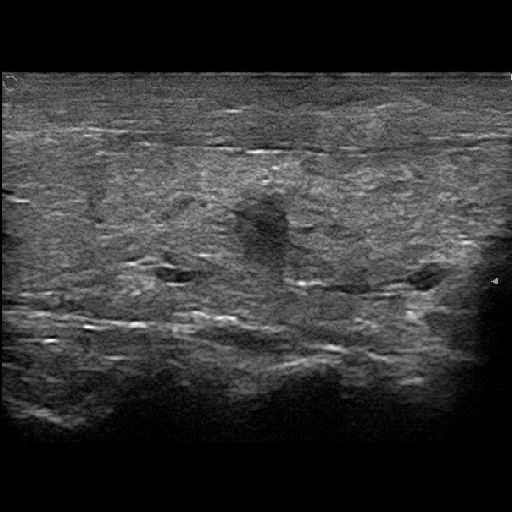
#> input picture tcdata/train/img/img_0030_0000.png, 512 x 512 px, found by its file name; its folder holds only this picture in this run
$ python png2nii.py
#> lines starting #> are read from the running program, lines starting #| are printed output that depends on the picture; after the words box and inside, x2 and y2 are one past the last pixel; in counts of white or black regions, pixels touching at a corner belong together
from pathlib import Path
import cv2
import numpy as np
import SimpleITK as sitk
import pandas as pd


if __name__ == '__main__':

    ############################################################################
    dataset_name = 'thyroid'  # 数据集名称，随意命名

    imag_dir = '/tcdata/train/img/'  # 数据路径
    mask_dir = '/tcdata/train/label/'
    test_dir = '/tcdata/test/img/'
    ############################################################################

    imag_save_dir = '/app/nnUNet/data/nnUNet_raw/Dataset000_%s/imagesTr/' % dataset_name  # 保存路径
    mask_save_dir = '/app/nnUNet/data/nnUNet_raw/Dataset000_%s/labelsTr/' % dataset_name

    Path(imag_save_dir).mkdir(parents=True, exist_ok=True)
    Path(mask_save_dir).mkdir(parents=True, exist_ok=True)

    imag_list = Path(imag_dir).glob('*.png')

    n = 0
    for f in imag_list:
        base_name = f.stem
        imag = cv2.imread('%s/%s.png' % (imag_dir, base_name), cv2.IMREAD_GRAYSCALE)
#> imag is the input picture: shape (512, 512); min 0, max 255, mean 53.1
        mask = cv2.imread('%s/%s.png' % (mask_dir, base_name), cv2.IMREAD_GRAYSCALE)
        mask = mask != 0  # 背景 0，结节 1
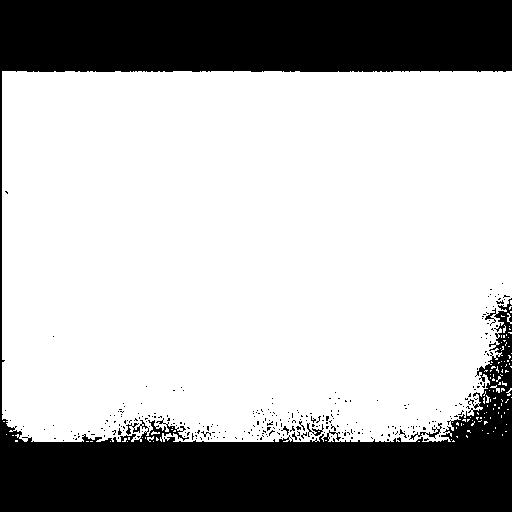
#> mask: shape (512, 512) bool; 69.8% white; 292 black regions (287 under 20 px), largest, box (x1, y1, x2, y2) and area: (0, 0, 512, 512) 78077, (409, 423, 442, 440) 108, (307, 423, 324, 437) 74, (281, 426, 289, 435) 24, (399, 429, 407, 438) 20
        mask = mask.astype(np.uint8)
#> (the run stopped early here; a loop or call above may not have finished)

$ run again, on tcdata/train/img/img_0526_0000.png
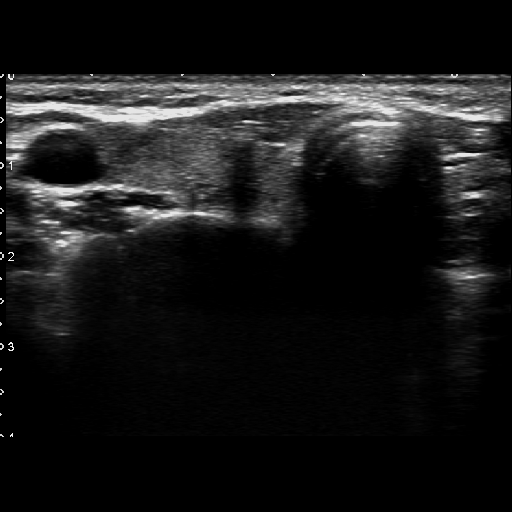
#> input picture tcdata/train/img/img_0526_0000.png, 512 x 512 px, found by its file name
#> imag is the input picture: shape (512, 512); min 0, max 238, mean 24.4
#> `mask = mask != 0`:
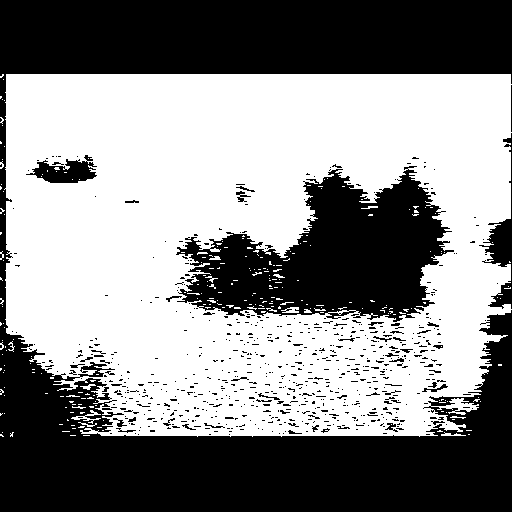
#> mask: shape (512, 512) bool; 54.2% white; 686 black regions (643 under 20 px), largest, box (x1, y1, x2, y2) and area: (0, 0, 512, 512) 89891, (176, 166, 454, 322) 23601, (479, 133, 512, 309) 1442

$ run again, on tcdata/train/img/img_0553_0000.png
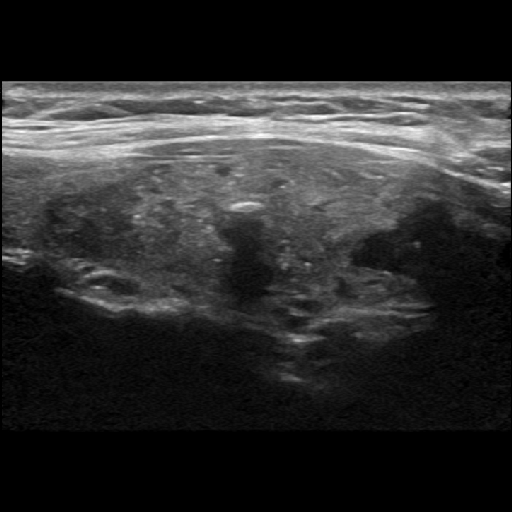
#> input picture tcdata/train/img/img_0553_0000.png, 512 x 512 px, found by its file name
#> imag is the input picture: shape (512, 512); min 0, max 255, mean 44.7
#> `mask = mask != 0`:
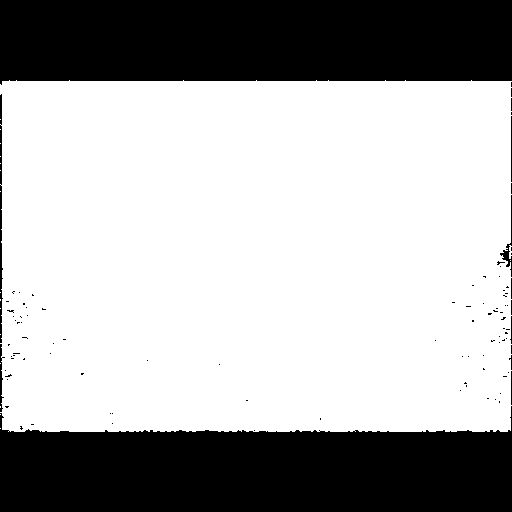
#> mask: shape (512, 512) bool; 67.9% white; 100 black regions (91 under 20 px), largest, box (x1, y1, x2, y2) and area: (0, 0, 512, 85) 41469, (0, 406, 512, 512) 41298, (0, 94, 3, 343) 477

$ run again, on tcdata/train/img/img_0612_0000.png
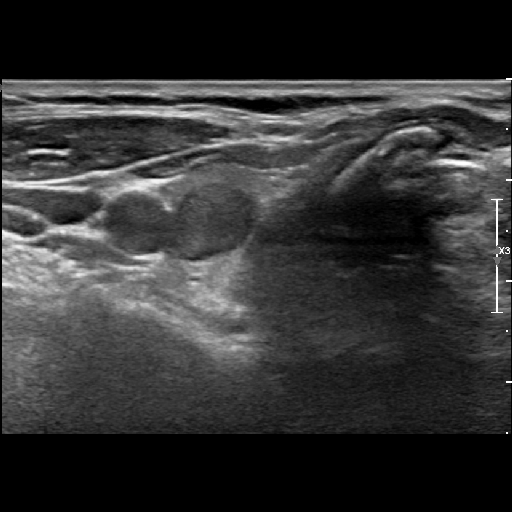
#> input picture tcdata/train/img/img_0612_0000.png, 512 x 512 px, found by its file name
#> imag is the input picture: shape (512, 512); min 0, max 255, mean 50.6
#> `mask = mask != 0`:
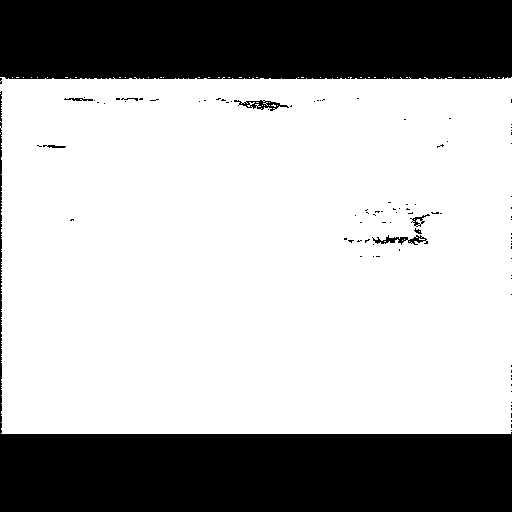
#> mask: shape (512, 512) bool; 68.8% white; 97 black regions (88 under 20 px), largest, box (x1, y1, x2, y2) and area: (0, 91, 512, 512) 40521, (0, 0, 512, 79) 40269, (234, 100, 289, 111) 237

$ run again, on tcdata/train/img/img_0200_0000.png
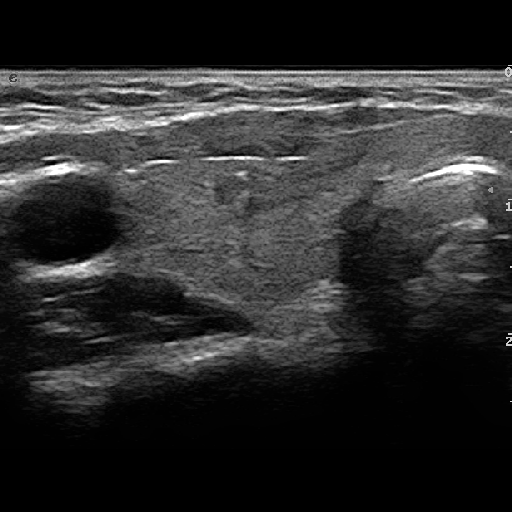
#> input picture tcdata/train/img/img_0200_0000.png, 512 x 512 px, found by its file name
#> imag is the input picture: shape (512, 512); min 0, max 255, mean 44.2
#> `mask = mask != 0`:
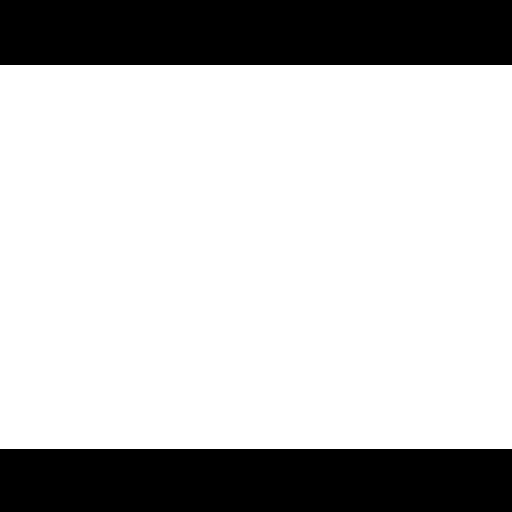
#> mask: shape (512, 512) bool; 75% white; 2 black regions, box (x1, y1, x2, y2) and area: (0, 0, 512, 65) 33280, (0, 449, 512, 512) 32256
